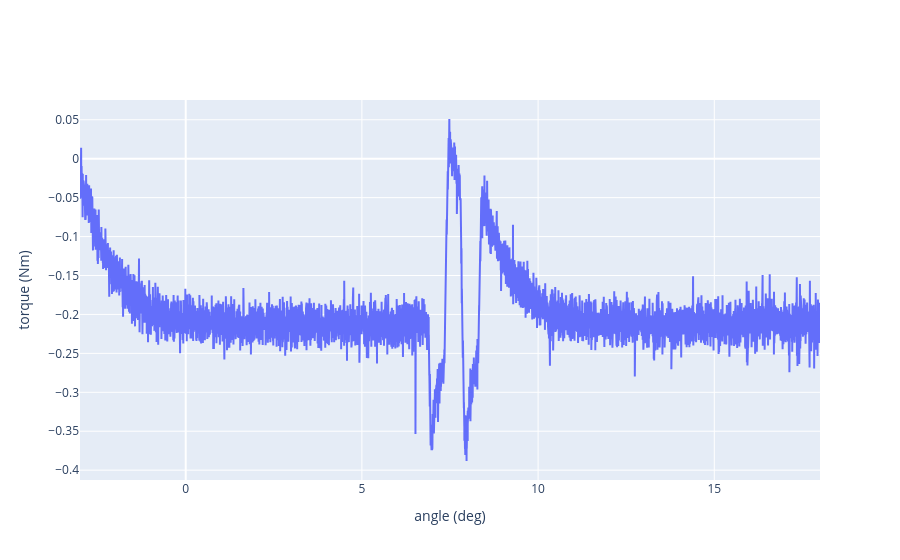

Here is the notebook cell this chart was saved with:
### Markdown cell above
## QUALITY CONTROL: Do the loops like nice?

### Code cell
fig = go.Figure()
fig.add_trace(go.Scatter(x=bender.t, y=bender.aidata[6,:]))
fig.update_yaxes(title_text="torque (Nm)")
fig.update_xaxes(title_text="angle (deg)")

### Figure 1 — Plotly figure (JSON) as saved in the notebook; plotly's stock layout.template omitted (floating-point values rounded to 4 significant figures; data arrays with more than 128 entries replaced by an {"elided": "..."} marker saying what was removed)
{"data": [{"type": "scatter", "x": {"elided": "21001 float values"}, "y": {"elided": "21001 float values"}}], "layout": {"xaxis": {"title": {"text": "angle (deg)"}}, "yaxis": {"title": {"text": "torque (Nm)"}}}}
